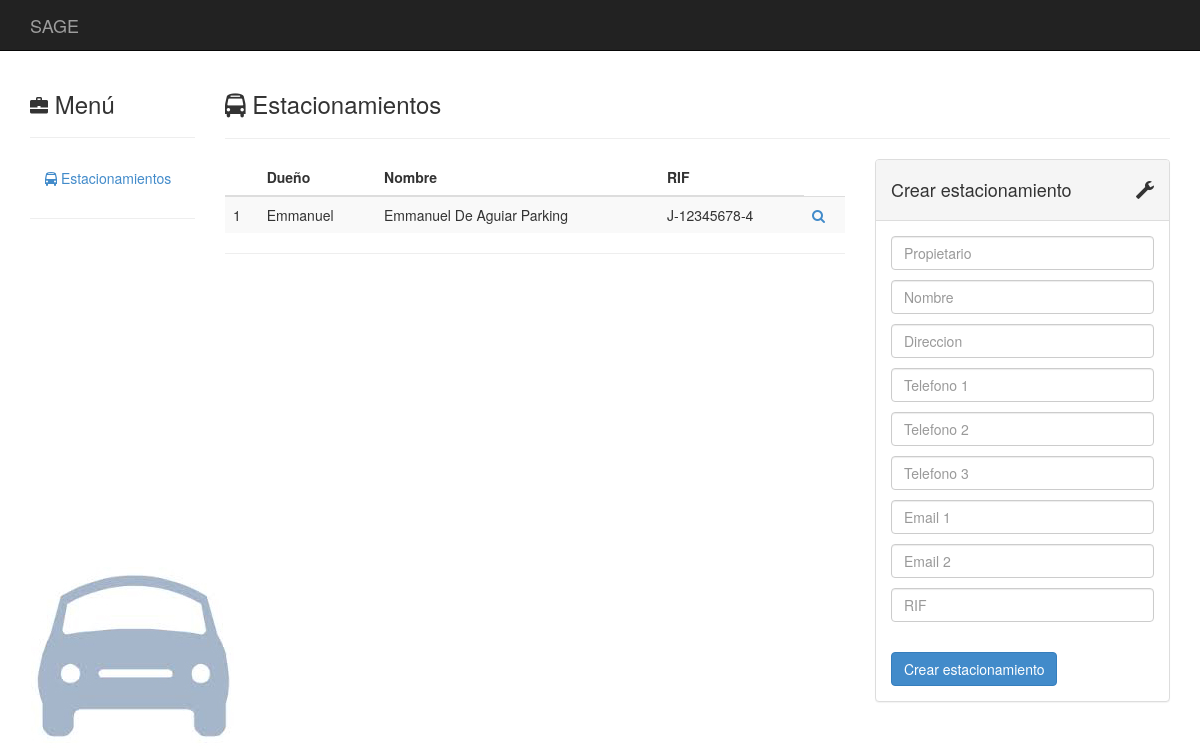
/estacionamientos/, run on an earlier commit of the app's database.
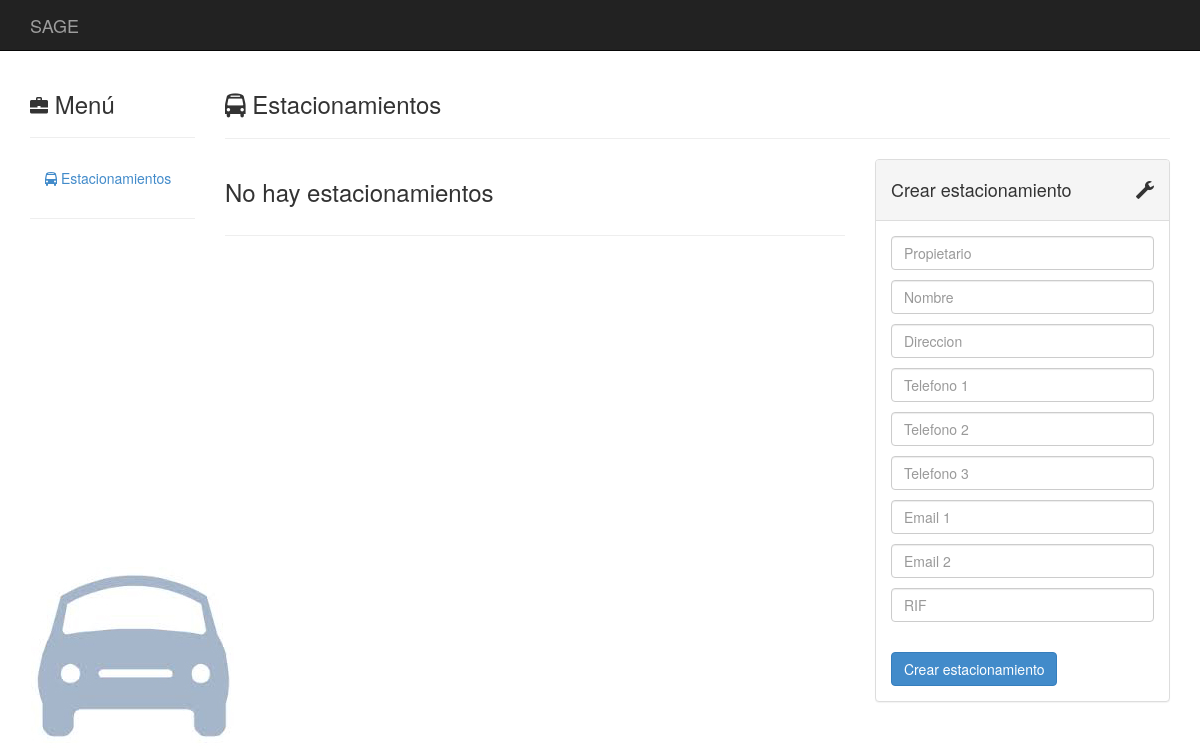
And on a later commit of the database.
### estacionamientos/models.py (models this page shows)
class Estacionamiento(models.Model):
	Propietario = models.CharField(max_length = 50, help_text = "Nombre Propio")
	Nombre = models.CharField(max_length = 50)
	Direccion = models.TextField(max_length = 120)
	Telefono_1 = models.CharField(blank = True, null = True, max_length = 30)
	Telefono_2 = models.CharField(blank = True, null = True, max_length = 30)
	Telefono_3 = models.CharField(blank = True, null = True, max_length = 30)
	Email_1 = models.EmailField(blank = True, null = True)
	Email_2 = models.EmailField(blank = True, null = True)
	Rif = models.CharField(max_length = 12)
	Tarifa = models.CharField(max_length = 50)
	Apertura = models.TimeField(blank = True, null = True)
	Cierre = models.TimeField(blank = True, null = True)
	Reservas_Inicio = models.TimeField(blank = True, null = True)
	Reservas_Cierre = models.TimeField(blank = True, null = True)
	NroPuesto = models.IntegerField(blank = True, null = True)

### estacionamientos/views.py (the view)
def estacionamientos_all(request):
    global listaReserva
    listaReserva = []
    estacionamientos = Estacionamiento.objects.all()
    if request.method == 'POST':
            form = EstacionamientoForm(request.POST)
            if len(estacionamientos) >= 5:
                    return render(request, 'templateMensaje.html',
                                  {'color':'red', 'mensaje':'No se pueden agregar más estacionamientos'})
            if form.is_valid():
                obj = Estacionamiento(
                        Propietario = form.cleaned_data['propietario'],
                        Nombre = form.cleaned_data['nombre'],
                        Direccion = form.cleaned_data['direccion'],
                        Rif = form.cleaned_data['rif'],
                        Telefono_1 = form.cleaned_data['telefono_1'],
                        Telefono_2 = form.cleaned_data['telefono_2'],
                        Telefono_3 = form.cleaned_data['telefono_3'],
                        Email_1 = form.cleaned_data['email_1'],
                        Email_2 = form.cleaned_data['email_2']
                )
                obj.save()
                estacionamientos = Estacionamiento.objects.all()
    else:
        form = EstacionamientoForm()
    return render(request, 'base.html', {'form': form, 'estacionamientos': estacionamientos})

### templates/base.html (shortened to what this page needs)
{% load staticfiles %}
<!DOCTYPE html>
<html lang="es"><head>
    <link href="{% static 'css/bootstrap.min.css'%}" rel="stylesheet">
    <link href="{% static 'css/base.css'%}" rel="stylesheet">
    <link href="{% static 'css/font-awesome.min.css'%}" rel="stylesheet">
   </head>
    <div id="top-nav" class="navbar navbar-inverse navbar-static-top">
      <div class="container">
        <div class="navbar-header">
          <div class="navbar-brand" href="#">
            SAGE
          </div>
        </div>
        <div class="navbar-collapse collapse">
        </div>
      </div>
    </div>
    <div class="container">
      <div class="row">
        <div class="col-sm-2">
          <h3>
            <i class="glyphicon glyphicon-briefcase">
            </i>
            Menú
          </h3>
          <hr>
          <ul class="nav nav-stacked">
            <li>
              <a href=".">
                <i class="fa fa-bus"></i>
                Estacionamientos
              </a>
            </li>
          </ul>
          <hr>
        </div>
<div class="col-sm-10">
       <h3><i class="fa fa-bus"></i> Estacionamientos</h3>
       <hr>
     <div class="row">
       <div class="col-md-8">
      <table class="table table-striped">
      {% if estacionamientos %}
        <thead>
          <tr><th></th><th>Dueño</th><th>Nombre</th><th>RIF</th></tr>
        </thead>
        <tbody>
        {% for obj in estacionamientos %}
          <tr><td>{{forloop.counter}}</td><td>{{obj.Propietario}}</td><td>{{obj.Nombre}}</td><td>{{obj.Rif}}</td><td><a href="./{{obj.id}}"><i class="fa fa-search"></i></a> </td></tr>
        {% endfor %}
        </tbody>
        {% else %}
       <h3>No hay estacionamientos</h3>
      {% endif %}
      </table>
      <hr>
    </div><div class="col-md-4">
          <div class="panel panel-default">
            <div class="panel-heading">
              <div class="panel-title">
                <i class="glyphicon glyphicon-wrench pull-right">
                </i>
                <h4>
                  Crear estacionamiento
                </h4>
              </div>
            </div>
            <div class="panel-body">
              <form action="." method="post" class="form form-vertical">
              {% for field in form %}
                <div class="control-group">
                  <div class="controls">
                    <input type="text" class="form-control" name="{{field.name}}" placeholder="{{field.label}}" for="id_{{field.name}}"><p>
                  </div>
                </div>
              {% endfor %}
                <div class="control-group">
                  <div class="controls">
                    <button type="submit" class="btn btn-primary">
                      Crear estacionamiento
                    </button>
                  </div>
                </div>
              </form>
            </div>
          </div>
        </div></div>
    </div>
      </div>
    </div>
</body></html>

What changed in the data, as far as the page shows it:
removed Estacionamiento: Propietario "Emmanuel", Nombre "Emmanuel De Aguiar Parking", Rif "J-12345678-4"
Also different on the page:
text no longer shown: "Dueño Nombre RIF"
text now shown: "No hay estacionamientos"
